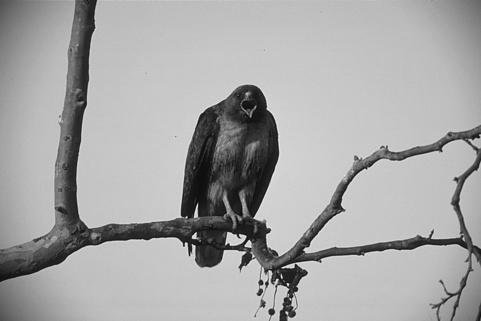
#> input picture Canny Edge Detector/42049.jpg, 481 x 321 px, found by its file name
$ python run_canny_detector.py
#> lines starting #> are read from the running program, lines starting #| are printed output that depends on the picture
### Canny Edge Detector/code/CannyDetector.py
from typing import overload
import numpy as np
import math
import matplotlib.pyplot as plt
from numpy.core.fromnumeric import ndim
from scipy import ndimage

class CannyDetector:
    def __init__(self):
        pass

    def GenerateGaussianMask(self, sigma, verbose=1):
        """Generates a gaussian mask given the input sigma

        Args:
            sigma (double): The standard deviation of the gaussian function to generate the mask with
            verbose (int): Displays graph of 2D kernel using the 1D mask. Defaults to 1

        Returns:
            G (numpy array): 1D gaussian mask
            size (int): size of the kernel
        """

        # Use input sigma to get an appropriate size for the kernels
        radius = round((2.5 * sigma) - 0.5)
        size = (2 * radius) + 1

        G = np.zeros(size)
        sumGauss = 0
        denom = (2 * sigma * sigma)

        # Sample gaussian values for each i in the kernel
        for i in range(size):
            num = -(i - radius) * (i - radius)
            G[i] = np.exp(num / denom)
            sumGauss = sumGauss + G[i]

        # Average the values
        for i in range(size):
            G[i] = G[i] / sumGauss

        # Display 2D kernel using 1D kernel
        if verbose == 1:
            G_2D = np.outer(G.T, G.T)
            plt.imshow(G_2D, interpolation='none',cmap='gray')
            plt.title("Gaussian Filter")
            plt.show()

        return G, size

    def GenerateGaussianDerivative(self, sigma, verbose = 1):
        """Gets the derivative of the Gaussian using the input sigma

        Args:
            sigma (double): The standard deviation of the gaussian function to generate the mask with
            verbose (int): Displays graph of 2D kernel using the 1D mask. Defaults to 1.

        Returns:
            G_prime (numpy array): 1D gaussian derivative mask
        """

        # Use input sigma to get an appropriate size for the kernels
        radius = round((2.5 * sigma) - 0.5)
        size = (2 * radius) + 1

        G_prime = np.zeros(size)
        sumGauss = 0
        denom = (2 * np.power(sigma, 2))

        # Sample gaussian derivative values for each i in the kernel
        for i in range(size):
            num = -(i - radius) * (i - radius)
            G_prime[i] = (-(i - radius) / (sigma * sigma)) * np.exp(num / denom)
            sumGauss = sumGauss + (i * G_prime[i])

        # Average the values
        for i in range(size):
            G_prime[i] = G_prime[i] / sumGauss

        # Display graph of d/dxdy of the gaussian kernel
        if verbose == 1:
            G_prime_2D = np.outer(G_prime, G_prime.T)
            plt.imshow(G_prime_2D, interpolation='none',cmap='gray')
            plt.title("d/dxdy of Gaussian Filter")
            plt.show()

        return G_prime

    def Convolve_Prime(self, Ix, Iy, G_prime, size=3):
        """Convolves the x Image blur and the y Image blur with a gaussian derivative kernel

        Args:
            Ix (numpy array): The x-direction blur of the Image
            Iy (numpy array): The y-direction blur of the Image
            G_prime (numpy array): The 1D gaussian derivative kernel
            size (int, optional): [description]. Defaults to 3.

        Returns:
            Ixx (numpy array): The x-direction derivative of the image
            Iyy (numpy array): The y-direction derivative of the image
        """
        Ixx = np.zeros((Ix.shape[0], Ix.shape[1]))
        Iyy = np.zeros((Iy.shape[0], Iy.shape[1]))

        # Horizontal Convolution
        y, x = Ix.shape
        x = x - size + 1
        for i in range(y):
            for j in range(x):
                weights = Iy[i, j:j+size]*G_prime
                Ixx[i, j] = np.sum(weights)

        # Vertical Convolution
        y, x = Iy.shape
        y = y - size + 1
        for i in range(y):
            for j in range(x):
                weights = Ix[i:i+size, j]*G_prime
                Iyy[i, j] = np.sum(weights)

        return Ixx, Iyy

    def Convolve(self, I, G, size=3):
        """Convolves a gaussian mask with an image in both the x and y directions

        Args:
            I (numpy array): The image matrix to convolve
            G (numpy array): The gaussian mask to convolve with
        """
        Ix = np.zeros((I.shape[0], I.shape[1]))
        Iy = np.zeros((I.shape[0], I.shape[1]))

        # Horizontal Conv
        y, x = I.shape
        x = x - size + 1
        for i in range(y):
            for j in range(x):
                weights = I[i, j:j+size]*G
                Ix[i, j] = np.sum(weights)

        y, x = I.shape
        y = y - size + 1

        # Vertical Conv
        for i in range(y):
            for j in range(x):
                vals = I[i:i+size, j]
                weights = I[i:i+size, j]*G
                Iy[i, j] = np.sum(weights)

        return Ix, Iy

    def ComputeMagnitude(self, Ixx, Iyy):
        """Computes the magnitude and phase (theta) of an image using the x and y derivatives

        Args:
            Ixx (numpy array): The x-direction derivative of the image
            Iyy (numpy array): The y-direction derivative of the image

        Returns:
            M (numpy array): The magnitude of the image
            P (numpy array): The phase (theta) of the image
        """

        M = np.hypot(Ixx, Iyy)
        P = np.arctan2(Iyy, Ixx) * 180 / math.pi
        return M, P

    def NonMaxSuppression(self, M, P):
        """Suppresses non-maximal values given input phase (theta) and magnitude of an image

        Args:
            M (numpy array): The magnitude of the image
            P (numpy array): The phase (theta) of the image

        Returns:
            NmS (numpy array): The non-maximum suppression image
        """
        NmS = np.copy(M)

        y,x = M.shape
        for i in range(1, y-1):
            for j in range(1, x-1):
                # Get the magnitude and gradient direction at the point
                mag = M[i,j]
                theta = P[i,j]

                # Determine suppression
                if (0 <= theta < 22.5 or 157.5 <= theta <= 180) and \
                (mag < M[i, j + 1] or mag < M[i, j - 1]):
                    NmS[i,j] = 0
                elif (22.5 <= theta < 67.5) and \
                    (mag < M[i-1,j+1] or mag < M[i+1,j-1]):
                    NmS[i,j] = 0
                elif (67.5 <= theta < 112.5) and \
                    (mag < M[i-1, j] or mag < M[i+1, j]):
                    NmS[i,j] = 0
                elif (112.5 <= theta < 157.5) and \
                    (mag < M[i-1, j-1] or mag < M[i+1,j+1]):
                    NmS[i,j] = 0

        return NmS

    def HysteresisThresholding(self, NMS, lower_th_ratio, upper_th_ratio):
        """Compute threshold and hysteresis given input non-maximum suppression image and lower and upper threshold ratios

        Args:
            NMS (numpy array): The non-maximum suppression image
            lower_th_ratio (double): Lower threshold ratio
            upper_th_ratio (double): Upper threshold ratio

        Returns:
            Edges (numpy array): The canny-edge image
        """

        # Calculate the upper threshold using the upper threshold ratio
        upper_th = np.max(np.max(NMS)) * upper_th_ratio

        # Calc lower threshold
        lower_th = upper_th * lower_th_ratio

        Edges = np.zeros((NMS.shape[0], NMS.shape[1]))
        y,x = NMS.shape

        # Get indices of strong and weak edges
        strong_edge_i, strong_edge_j = np.where(NMS >= upper_th)
        weak_edge_i, weak_edge_j = np.where((NMS <= upper_th) & (NMS >= lower_th))

        # Set the values
        Edges[strong_edge_i, strong_edge_j] = 255
        Edges[weak_edge_i, weak_edge_j] = 75

        # Compute hysteresis connected edges
        for i in range(1, y-1):
            for j in range(1, x-1):
                if Edges[i,j] == 75:
                    if Edges[i+1, j-1] == 255 or Edges[i+1, j] == 255 or Edges[i+1, j+1] == 255 or \
                    Edges[i, j-1] == 255 or Edges[i, j+1] == 255 or Edges[i-1, j-1] == 255 or \
                    Edges[i-1, j] == 255 or Edges[i-1, j+1] == 255:
                        Edges[i, j] = 255
                    else:
                        Edges[i, j] = 0

        return Edges

### Canny Edge Detector/code/run_canny_detector.py
import cv2

from CannyDetector import CannyDetector
if __name__ == "__main__":
    # Params
    sigma = 1 # Sigma between 0.59 and 1 seems to work best
    im_name = '42049'
    lower_th_ratio = 0.3 # 0.3 works relatively well here
    upper_th_ratio = 0.4 # 0.4 works relatively well here

    # Read image
    I = cv2.imread("Canny Edge Detector/" + im_name + ".jpg", cv2.IMREAD_GRAYSCALE)
#> I is the input picture: shape (321, 481); min 0, max 249, mean 166.1

    # Initialize
    detector = CannyDetector()

    # Get gaussian mask
    G, size = detector.GenerateGaussianMask(sigma)

    # Convovle image with gaussian and save
    Ix, Iy = detector.Convolve(I, G, size=size)
#> after the loop in Convolve, `for i in range(y):`:
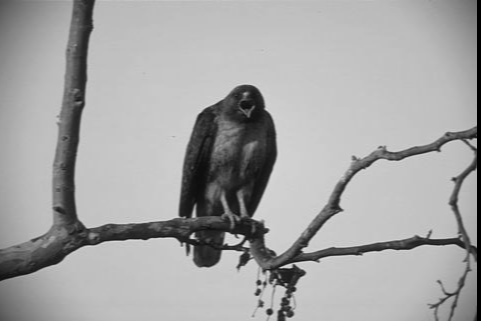
#> Ix: shape (321, 481) float64; min 0, max 226.8, mean 165
    cv2.imwrite(im_name + '_Ix.jpg', Ix)
    cv2.imwrite(im_name + '_Iy.jpg', Iy)

    # Get gaussian derivative mask
    G_prime = detector.GenerateGaussianDerivative(sigma)
#> in GenerateGaussianDerivative, `plt.show()`:
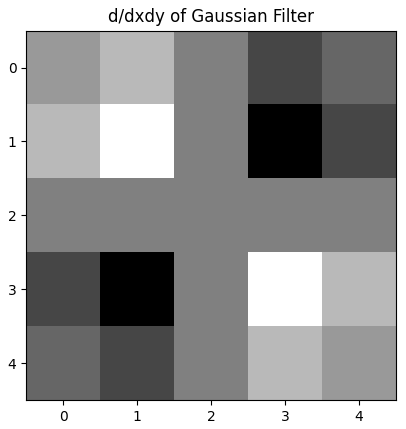
#> figure drawn by matplotlib, 1 panel

    # Convovle x and y direction image blurs with gaussian derivative and save
    Ixx, Iyy = detector.Convolve_Prime(Ix, Iy, G_prime, size=size)
#> after the loop in Convolve_Prime, `for i in range(y):`:
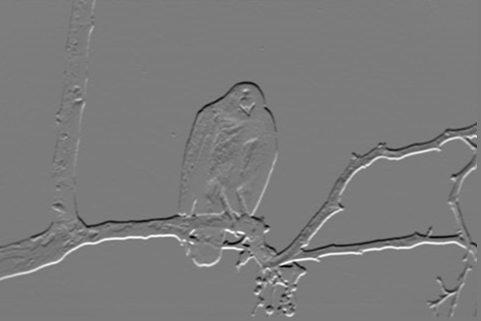
#> Iyy: shape (321, 481) float64; min -68.35, max 72.41, mean 0; drawn with min black and max white
    cv2.imwrite(im_name + '_Ixx.jpg', Ixx)
    cv2.imwrite(im_name + '_Iyy.jpg', Iyy)

    # Get magnitude and gradient directions and save magnitude
    M, P = detector.ComputeMagnitude(Ixx, Iyy)
#> in ComputeMagnitude, `P = np.arctan2(Iyy, Ixx) * 180 / math.pi`:
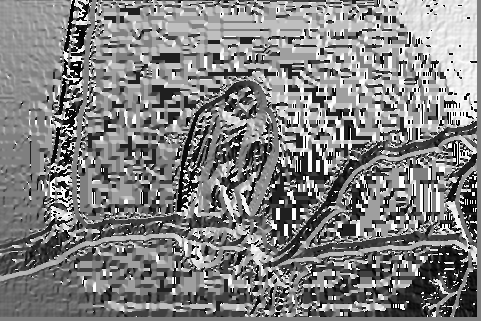
#> P: shape (321, 481) float64; min -180, max 180, mean 2.1; drawn with min black and max white
    cv2.imwrite(im_name + '_mag.jpg', M)

    # Perform non-max suppression and save
    NmS = detector.NonMaxSuppression(M, P)
#> after the loop in NonMaxSuppression, `for i in range(1, y-1):`:
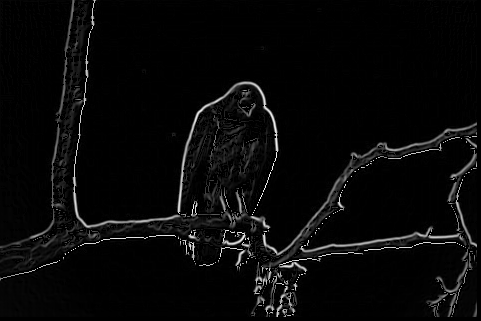
#> NmS: shape (321, 481) float64; min 0, max 78.07, mean 2.7; drawn with min black and max white
    cv2.imwrite(im_name + '_nms.jpg', NmS)
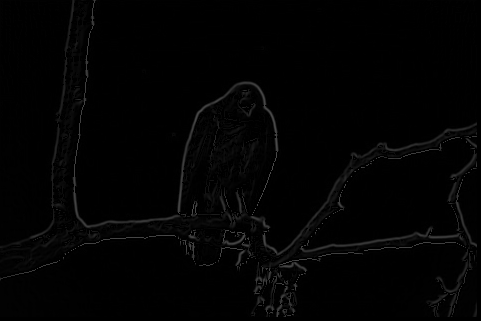
#> saved as 42049_nms.jpg: shape (321, 481); min 0, max 78, mean 2.7

    # Perform hysteresis thresholding and save
    Edges = detector.HysteresisThresholding(NmS, lower_th_ratio, upper_th_ratio)
#> in HysteresisThresholding, `upper_th = np.max(np.max(NMS)) * upper_th_ratio`: upper_th = 31.23
#> in HysteresisThresholding, `lower_th = upper_th * lower_th_ratio`: lower_th = 9.37
#> in HysteresisThresholding, `strong_edge_i, strong_edge_j = np.where(NMS >= upper_th)`: strong_edge_i = 4101 values from 0 to 316; strong_edge_j = 4101 values, max 476 at index 498, min 0 at index 3617, mean 274
#> in HysteresisThresholding, `weak_edge_i, weak_edge_j = np.where((NMS <= upper_th) & (NMS >= lower_..`: weak_edge_i = 7604 values from 0 to 316; weak_edge_j = 7604 values, max 476 at index 1065, min 0 at index 6106, mean 243.2
#> after the loop in HysteresisThresholding, `for i in range(1, y-1):`:
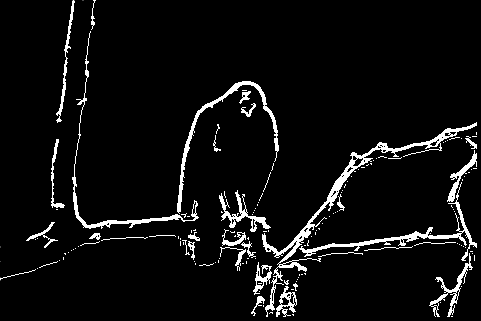
#> Edges: shape (321, 481) float64; min 0, max 255, mean 14.4
    cv2.imwrite(im_name + '_edges.jpg', Edges)

$ run again, with Canny Edge Detector/147091.jpg copied over Canny Edge Detector/42049.jpg
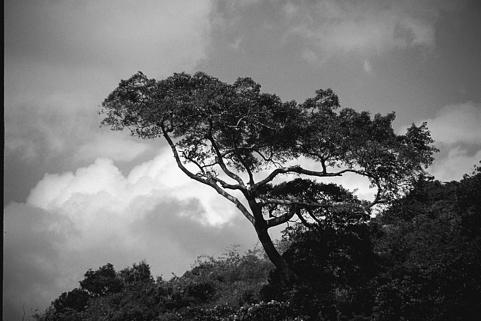
#> input picture Canny Edge Detector/147091.jpg, 481 x 321 px, found by its file name
#> I is the input picture: shape (321, 481); min 0, max 255, mean 106.7
#> after the loop in Convolve_Prime, `for i in range(y):`:
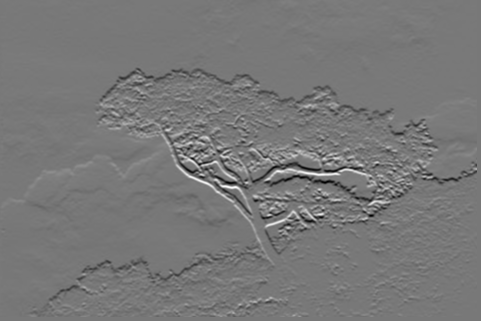
#> Iyy: shape (321, 481) float64; min -79.49, max 88.41, mean -0.3; drawn with min black and max white
#> upper_th = 36.26
#> lower_th = 10.88
#> strong_edge_i = 3422 values from 53 to 304; strong_edge_j = 3422 values, max 476 at index 1164, min 0 at index 3047, mean 265
#> weak_edge_i = 13295 values from 0 to 316; weak_edge_j = 13295 values, max 476 at index 5692, min 0 at index 78, mean 251.1
#> after the loop in HysteresisThresholding, `for i in range(1, y-1):`:
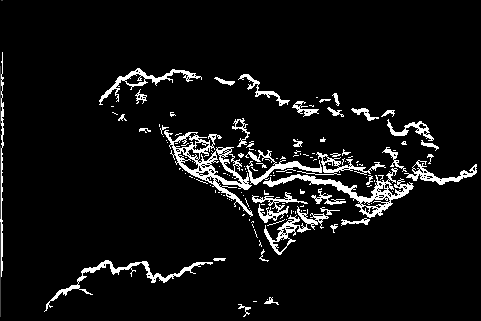
#> Edges: shape (321, 481) float64; min 0, max 255, mean 17

$ run again, with Canny Edge Detector/160068.jpg copied over Canny Edge Detector/42049.jpg
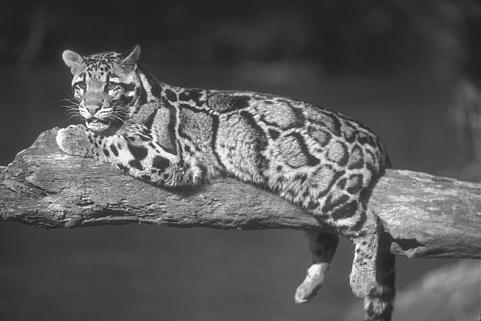
#> input picture Canny Edge Detector/160068.jpg, 481 x 321 px, found by its file name
#> I is the input picture: shape (321, 481); min 25, max 255, mean 88.7
#> after the loop in Convolve_Prime, `for i in range(y):`:
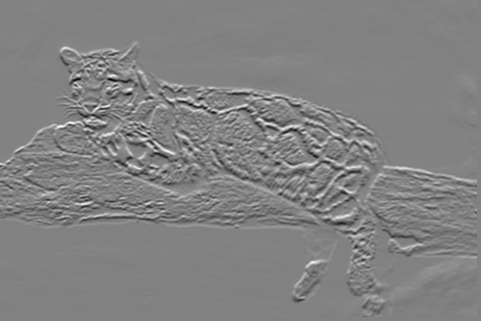
#> Iyy: shape (321, 481) float64; min -67.93, max 65.35, mean 0.1; drawn with min black and max white
#> upper_th = 27.33
#> lower_th = 8.2
#> strong_edge_i = 5958 values from 47 to 309; strong_edge_j = 5958 values, max 476 at index 5246, min 0 at index 3778, mean 218.2
#> after the loop in HysteresisThresholding, `for i in range(1, y-1):`:
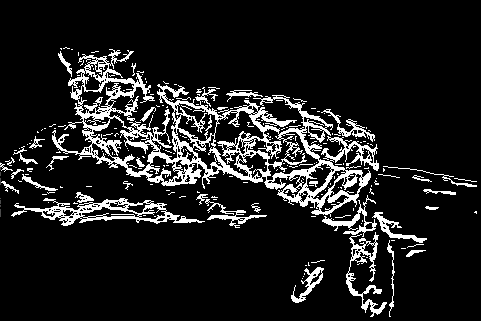
#> Edges: shape (321, 481) float64; min 0, max 255, mean 30.3
